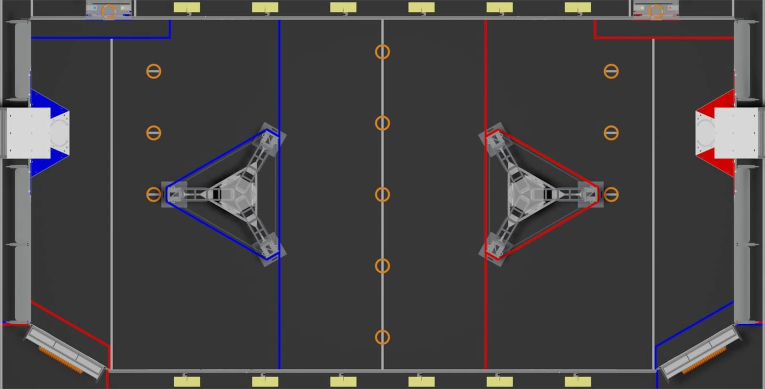
#> input picture src/main/field.jpg, 1530 x 778 px, found by its file name (shown at 1/2 size)
$ jupyter execute homography.ipynb
#> lines starting #> are read from the running program, lines starting #| are printed output that depends on the picture; after the words box and inside, x2 and y2 are one past the last pixel; in counts of white or black regions, pixels touching at a corner belong together
[cell 1]
aerialKeyPoints = { ## 2D
    'imageSize': {'width': 1530, 'height': 778},
    'keyPoints': [
        {"id": "new-point-29", "x": 63, "y": 41},
        {"id": "new-point-5", "x": 558, "y": 41},
        {"id": "new-point-8", "x": 764, "y": 41},
        {"id": "new-point-12", "x": 970, "y": 41},
        {"id": "new-point-35", "x": 1467, "y": 41},
        {"id": "new-point-33", "x": 1467, "y": 645},
        {"id": "new-point-52", "x": 1387, "y": 692},
        {"id": "new-point-53", "x": 1311, "y": 738},
        {"id": "new-point-40", "x": 970, "y": 738},
        {"id": "new-point-9", "x": 765, "y": 738},
        {"id": "new-point-42", "x": 558, "y": 738},
        {"id": "new-point-51", "x": 217, "y": 738},
        {"id": "new-point-30", "x": 141, "y": 692},
        {"id": "new-point-31", "x": 63, "y": 645},
        {"id": "new-point-44", "x": 532, "y": 260},
        {"id": "new-point-43", "x": 332, "y": 388},
        {"id": "new-point-46", "x": 532, "y": 516},
        {"id": "new-point-48", "x": 996, "y": 260},
        {"id": "new-point-47", "x": 1197, "y": 388},
        {"id": "new-point-49", "x": 996, "y": 516},
    ]
}

cameraKeyPoints = { ## 3D
    'imageSize': {'width': 1920, 'height': 1080},
    'keyPoints': [
        {"id": "new-point-5", "x": 797.0, "y": 131.0},
        {"id": "new-point-8", "x": 962.0, "y": 129.0},
        {"id": "new-point-9", "x": 964.0, "y": 517.0},
        {"id": "new-point-12", "x": 1131.0, "y": 132.0},
        {"id": "new-point-29", "x": 396.0, "y": 128.0},
        {"id": "new-point-31", "x": 266.0, "y": 373.0},
        {"id": "new-point-33", "x": 1651.0, "y": 374.0},
        {"id": "new-point-35", "x": 1520.0, "y": 128.0},
        {"id": "new-point-40", "x": 1180.0, "y": 514.0},
        {"id": "new-point-42", "x": 746.0, "y": 512.0},
        {"id": "new-point-43", "x": 563.0, "y": 301.0},
        {"id": "new-point-44", "x": 749.0, "y": 232.0},
        {"id": "new-point-46", "x": 739.0, "y": 372.0},
        {"id": "new-point-47", "x": 1370.0, "y": 300.0},
        {"id": "new-point-48", "x": 1178.0, "y": 230.0},
        {"id": "new-point-49", "x": 1182.0, "y": 373.0},
        {"id": "new-point-50", "x": 324.0, "y": 403.0},
        {"id": "new-point-51", "x": 359.0, "y": 513.0},
        {"id": "new-point-52", "x": 1604.0, "y": 401.0},
        {"id": "new-point-53", "x": 1552.0, "y": 512.0}
    ]
}

[cell 2]
import cv2
import numpy as np
import matplotlib.pyplot as plt

[cell 3]
def create_coordinate_transformer(camera_points, aerial_points, debug=False):
    """
    Creates a function that transforms coordinates from camera view to aerial view
    using homography with all available corresponding points.

    Args:
        camera_points (dict): Dictionary containing camera view keypoints
        aerial_points (dict): Dictionary containing aerial view keypoints
        debug (bool): If True, prints debug information
    """
#> called with debug = False
    # Create lists to store corresponding points
    src_points = []  # Camera view points
    dst_points = []  # Aerial view points

    # Create mapping of IDs to aerial points for quick lookup
    aerial_dict = {point['id']: (point['x'], point['y'])
                  for point in aerial_points['keyPoints']}

    # Match all corresponding points between views
    for camera_point in camera_points['keyPoints']:
        point_id = camera_point['id']
        if point_id in aerial_dict:
            src_points.append([camera_point['x'], camera_point['y']])
            dst_points.append([aerial_dict[point_id][0], aerial_dict[point_id][1]])

    # Convert to numpy arrays
    src_points = np.array(src_points, dtype=np.float32)
    dst_points = np.array(dst_points, dtype=np.float32)

    if debug:
        print(f"Using {len(src_points)} corresponding points for homography")
        print("\nSource points (camera):")
        for i, point in enumerate(src_points):
            print(f"Point {i+1}: ({point[0]:.1f}, {point[1]:.1f})")
        print("\nDestination points (aerial):")
        for i, point in enumerate(dst_points):
            print(f"Point {i+1}: ({point[0]:.1f}, {point[1]:.1f})")

    # Calculate homography matrix
    homography_matrix, mask = cv2.findHomography(src_points, dst_points, cv2.RANSAC, 5.0)

    if debug:
        # Print which points were considered inliers (mask == 1)
        inliers = np.sum(mask)
        print(f"\nRANSAC found {inliers} inliers out of {len(src_points)} points")

    def transform_coordinate(x, y):
        """
        Transform a single coordinate from camera view to aerial view.

        Args:
            x (float): x coordinate in camera view
            y (float): y coordinate in camera view

        Returns:
            tuple: (x, y) coordinates in aerial view
        """
        # Convert to homogeneous coordinates
        point = np.array([[[x, y]]], dtype=np.float32)

        # Apply homography transformation
        # We need to reshape the point to match the expected input format
        transformed = cv2.perspectiveTransform(point, homography_matrix)

        return (float(transformed[0][0][0]), float(transformed[0][0][1]))

    return transform_coordinate

[cell 4]
# Create the transformer with debug info
transformer = create_coordinate_transformer(cameraKeyPoints, aerialKeyPoints)

# Test with your specific point
test_x, test_y = 1841, 312
transformed_x, transformed_y = transformer(test_x, test_y)
print(f"\Camera 3D point: ({test_x}, {test_y})")
print(f"Transformed 2D point: ({transformed_x:.1f}, {transformed_y:.1f})")

[cell 5]
import ast

# Load the dictionary from the tracked.txt file
with open('/Users/shravanprasanth/Coding/Robotics/Scarlett-AI/src/main/tracked.txt', 'r') as f:
#> (reads src/main/tracked.txt from the repository)
    tracked_robots = ast.literal_eval(f.read())

[cell 6]
for coordinate in tracked_robots['75']:
    print(coordinate)
    break
    transformed_x, transformed_y = transformer(coordinate[0], coordinate[1])

[cell 7]
# Load the background image
background_image_path = '/Users/shravanprasanth/Coding/Robotics/Scarlett-AI/src/main/field.jpg'
background_image = cv2.imread(background_image_path)
#> background_image is the input picture: shape (778, 1530, 3); mean B, G, R 67.1, 66.2, 68.7

# Define video parameters
video_width = background_image.shape[1]  # Width of the image
#> video_width = 1530
video_height = background_image.shape[0]  # Height of the image
#> video_height = 778
output_video_path = 'aerial2D.mp4'  # Path to save the video

# Create VideoWriter object
fourcc = cv2.VideoWriter_fourcc(*'mp4v')  # Codec
video_writer = cv2.VideoWriter(output_video_path, fourcc, 90.0, (video_width, video_height))

# Loop through the tracked robot coordinates
for coordinate in tracked_robots['75']:
    # Transform the coordinate
    transformed_x, transformed_y = transformer(coordinate[0], coordinate[1])

    # Draw the point on the loaded image
    cv2.circle(background_image, (int(transformed_x), int(transformed_y)), 5, (0, 0, 255), -1)  # Green point

    # Write the frame to the video
    video_writer.write(background_image)
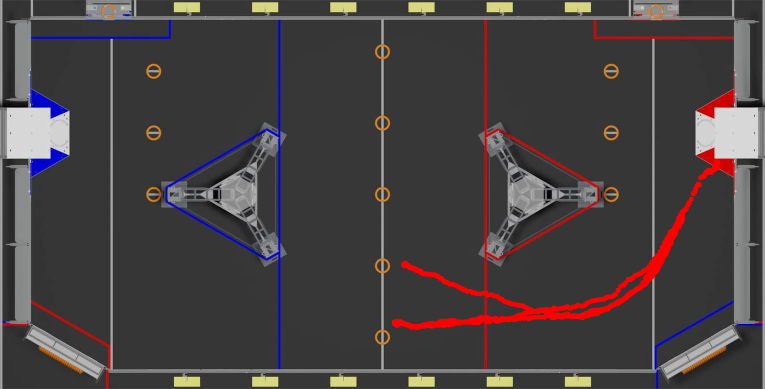
#> background_image: shape (778, 1530, 3) (shown at 1/2 size); 1.42% of pixels changed, all inside (x1, y1, x2, y2) = (783, 318, 1441, 661)

# Release the video writer
video_writer.release()
print(f"Video saved to {output_video_path}")
